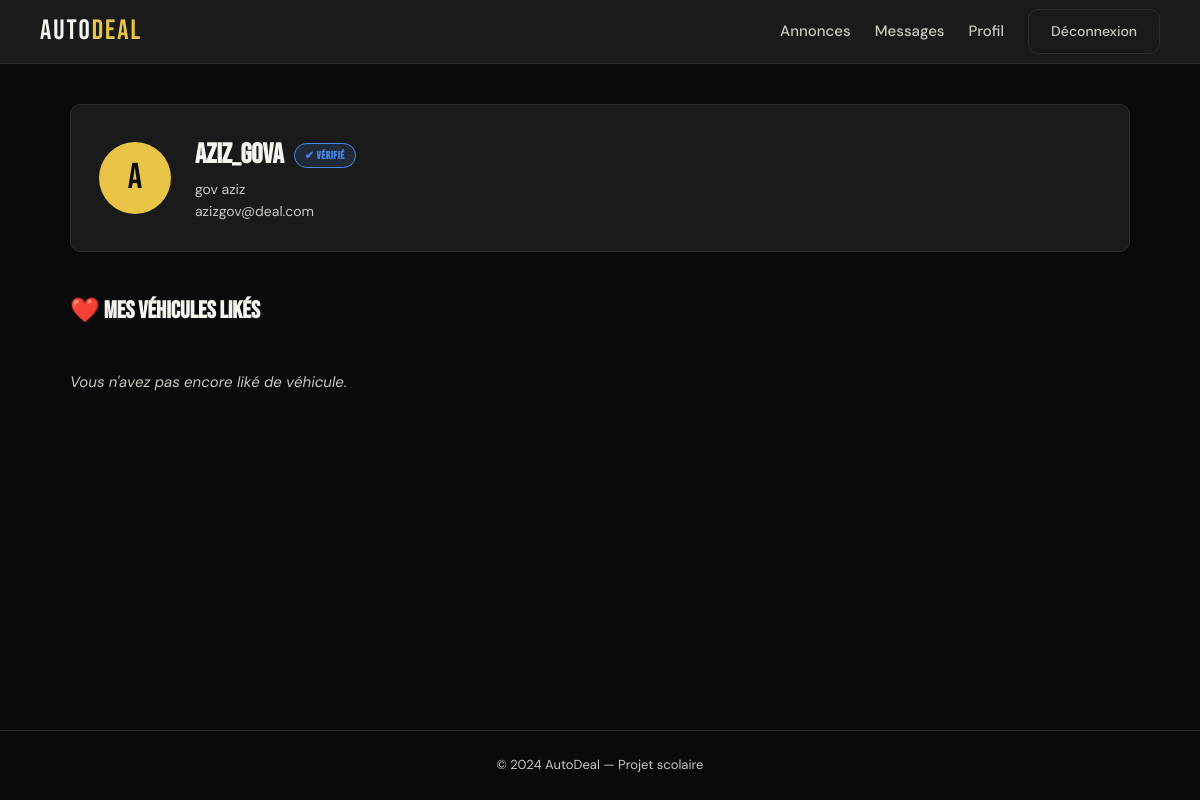
Screenshot of /profil (signed in) with the database file from the repository.
### tables this page shows
CREATE TABLE client (
    id_client      INTEGER PRIMARY KEY AUTOINCREMENT,
    username       TEXT NOT NULL UNIQUE,
    nom            TEXT NOT NULL,
    prenom         TEXT NOT NULL,
    telephone      TEXT,
    email          TEXT UNIQUE,
    password_salt  TEXT NOT NULL,
    password_hash  TEXT NOT NULL,
    role           TEXT NOT NULL DEFAULT 'user' CHECK (role IN ('admin', 'user', 'verified'))
);

### app.py (the view)
@app.route("/profil")
@login_required
def profil():
    conn = get_db()
    user = conn.execute(
        "SELECT * FROM client WHERE id_client=?", (session["user_id"],)
    ).fetchone()
    likes = conn.execute("""
        SELECT v.*, (SELECT chemin FROM photo WHERE id_vehicule = v.id_vehicule ORDER BY ordre LIMIT 1) as photo
        FROM vehicule v
        JOIN like_vehicule l ON v.id_vehicule = l.id_vehicule
        WHERE l.id_client = ?
    """, (session["user_id"],)).fetchall()
    conn.close()
    return render_template("profil.html", user=user, likes=likes)

### app.py (called while the page is built)
def get_db():
    conn = sqlite3.connect(DB_NAME, timeout=10)
    conn.row_factory = sqlite3.Row
    conn.execute("PRAGMA foreign_keys = ON")
    return conn

def login_required(f):
    from functools import wraps
    @wraps(f)
    def decorated(*args, **kwargs):
        if "user_id" not in session:
            return redirect(url_for("login"))
        return f(*args, **kwargs)
    return decorated

### templates/profil.html (shortened to what this page needs)
{% extends "base.html" %}
{% block content %}
<section class="profil-section">
    <div class="profil-header">
        <div class="profil-avatar">{{ session.username[0].upper() }}</div>
        <div class="profil-info">
            <h2>{{ session.username }}
                {% if session.role == 'admin' %}
                    <span class="badge badge-admin">ADMIN</span>
                {% elif session.role == 'verified' %}
                    <span class="badge badge-verified">✔ Vérifié</span>
                {% else %}
                    <span class="badge badge-user">Utilisateur</span>
                {% endif %}
            </h2>
            {% if user %}
            <p>{{ user.prenom }} {{ user.nom }}</p>
            <p>{{ user.email or '' }}</p>
            {% endif %}
        </div>
    </div>
    <div class="profil-likes">
        <h3>❤️ Mes véhicules likés</h3>
        {% if likes %}
        <div class="cards-grid">
            {% for v in likes %}
            <a href="{{ url_for('vehicule_detail', id_vehicule=v.id_vehicule) }}" class="card">
                <div class="card-img">
                    {% if v.photo %}
                        <img src="{{ url_for('static', filename=v.photo) }}" alt="{{ v.titre }}">
                    {% else %}
                        <div class="card-no-img">📷</div>
                    {% endif %}
                </div>
                <div class="card-body">
                    <h3>{{ v.titre }}</h3>
                    <div class="card-meta">
                        <span>{{ v.annee }}</span>
                        <span>{{ v.km }} km</span>
                        <span>{{ v.carburant }}</span>
                    </div>
                    <p class="card-prix">{{ "%.0f"|format(v.prix_vente) }} €</p>
                </div>
            </a>
            {% endfor %}
        </div>
        {% else %}
        <p class="empty">Vous n'avez pas encore liké de véhicule.</p>
        {% endif %}
    </div>
</section>
{% endblock %}

### static/css/style.css (style rules this page uses)
:root { --noir: #0a0a0a; --blanc: #f5f5f0; --gris: #1a1a1a; --gris-clair: #2a2a2a; --accent: #e8c547; --rouge: #e84747; --vert: #47c57a; --bleu: #4787e8; --texte: #c8c8c0; --border: #2e2e2e; --radius: 10px; --shadow: 0 4px 24px rgba(0,0,0,0.4); }
* { margin: 0; padding: 0; box-sizing: border-box; }
html { scroll-behavior: smooth; }
body { background: var(--noir); color: var(--texte); font-family: 'DM Sans', sans-serif; font-size: 15px; line-height: 1.6; min-height: 100vh; display: flex; flex-direction: column; }
.profil-section { max-width: 1100px; margin: 40px auto; padding: 0 20px; }
.profil-header { display: flex; align-items: center; gap: 24px; margin-bottom: 40px; background: var(--gris); border: 1px solid var(--border); border-radius: var(--radius); padding: 28px; }
.profil-avatar { width: 72px; height: 72px; border-radius: 50%; background: var(--accent); color: var(--noir); font-family: 'Bebas Neue', sans-serif; font-size: 36px; display: flex; align-items: center; justify-content: center; flex-shrink: 0; }
.profil-info h2 { font-family: 'Bebas Neue', sans-serif; font-size: 28px; color: var(--blanc); display: flex; align-items: center; gap: 10px; flex-wrap: wrap; }
.profil-info p { color: var(--texte); font-size: 14px; }
.profil-likes h3 { font-family: 'Bebas Neue', sans-serif; font-size: 24px; color: var(--blanc); margin-bottom: 20px; }
.badge { font-size: 11px; font-weight: 700; padding: 3px 10px; border-radius: 20px; text-transform: uppercase; letter-spacing: 0.5px; }
.badge-verified { background: rgba(71,135,232,0.15); color: var(--bleu); border: 1px solid var(--bleu); }
.empty { color: var(--texte); font-style: italic; padding: 20px 0; }

### rows the page displays
client: username "aziz_gova", prenom "gov", nom "aziz", email "azizgov@deal.com"

### other values shown
{{ session.username[0].upper() }} "A"
